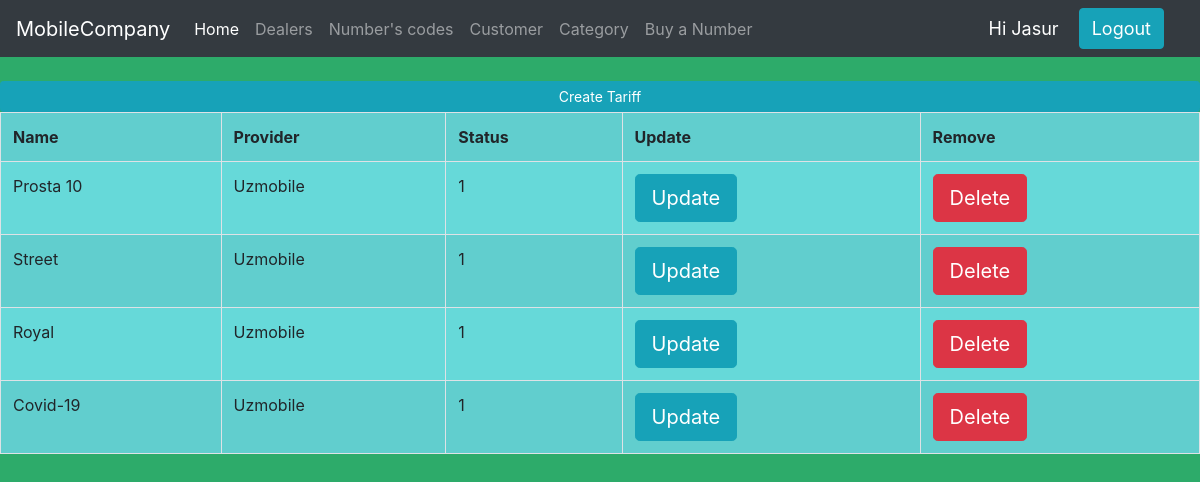
Page /tariff/2 (signed in) on the committed database.
### mobile_company/models.py (models this page shows, shortened)
class Tarif(models.Model):
    name = models.CharField(max_length=100, null=True)
    tarifprovider = models.ForeignKey(Providers, null=True, on_delete=models.SET_NULL)
    status = models.IntegerField(null=True)

class Providers(models.Model):
    name = models.CharField(max_length=100, null=True)
    description = models.CharField(max_length=100, null=True)
    startyear = models.CharField(max_length=100, null=True)
    status = models.IntegerField(null=True)
    def __str__(self):
        return self.name

### mobile_company/decorators.py (the view)
        def wrapper(request, *args, **kwargs):
            group = None
            if request.user.groups.exists():
                group = request.user.groups.all()[0].name
            if group in allowed_users:
                return func(request, *args, **kwargs)
            else:
                return HttpResponse('Error')

### mobile_company/views.py (called while the page is built)
@allowed_users(allowed_users=['admin', 'manager'])
def tariff(request, pk):
    providers = Providers.objects.get(id=pk)
    tariff = Tarif.objects.filter(tarifprovider=providers)
    return render(request, 'mobile_company/tariff.html', {'tariff': tariff, 'providers': providers})

### mobile_company/templates/mobile_company/tariff.html
{% extends 'mobile_company/main.html' %}
{% block content %}
    <br>
    <div>
        <div>
            <div>
            <a class="btn btn-primary btn-sm btn-block btn-info" href="{% url 'TariffCreate' providers.id %}"> Create Tariff
            </a>
                <table class="table table-striped table-bordered table-hover">
                    <tr>
                        <th> Name </th>
                        <th> Provider </th>
                        <th> Status </th>
                        <th> Update </th>
                        <th> Remove </th>
                    </tr>
                    {% for i in tariff %}
                        <tr>
                            <td>{{ i.name }}</td>
                            <td>{{ i.tarifprovider }}</td>
                            <td>{{ i.status }}</td>
                            <td><a class="btn btn-primary btn-lg btn-info" href="{% url 'TariffUpdate' i.id %}"> Update</a></td>
                            <td><a class="btn btn-primary btn-lg btn-danger" href="{% url 'TariffDelete' i.id %}">Delete</a></td>
                        </tr>
                    {% endfor %}
                </table>
            </div>
        </div>
    </div>
{% endblock %}

### mobile_company/templates/mobile_company/navbar.html (shortened to what this page needs)
<nav class="navbar navbar-expand-lg navbar-dark bg-dark">
  <a class="navbar-brand" href=""> MobileCompany </a>
  <div class="collapse navbar-collapse" id="navbarNav">
    <ul class="navbar-nav">
      <li class="nav-item active">
        <a class="nav-link" href="{% url 'home' %}">Home</a>
      </li>
      <li class="nav-item">
        <a class="nav-link" href="{% url 'dealers' %}"> Dealers </a>
      </li>
        <li class="nav-item">
        <a class="nav-link" href="{% url 'NumberCode' %}"> Number's codes </a>
      </li>
      <li class="nav-item">
        <a class="nav-link" href="{% url 'customer' %}"> Customer </a>
      </li>
        <li class="nav-item">
        <a class="nav-link" href="{% url 'category' %}"> Category </a>
      </li>
        <li class="nav-item">
        <a class="nav-link" href="{% url 'UserPage' %}"> Buy a Number </a>
      </li>
      </ul>
  </div>
    <span id="hello">Hi {{ request.user }}</span>
    <span><a id="hello" href="{% url 'logout' %}" class="btn btn-primary btn-info"> Logout </a></span>
</nav>

### mobile_company/templates/mobile_company/main.html (style rules this page uses)
body { background-color: #2dab6a; }
table { background-color: #66d9d9; }

### mobile_company/templates/mobile_company/navbar.html (style rules this page uses)
#hello { font-size: 18px; color: white; margin-right: 20px; }

### rows in the picture
Tarif: name "Prosta 10", tarifprovider "Uzmobile", status "1"
Tarif: name "Street", tarifprovider "Uzmobile", status "1"
Tarif: name "Royal", tarifprovider "Uzmobile", status "1"
Tarif: name "Covid-19", tarifprovider "Uzmobile", status "1"

### other values in the picture
{{ request.user }} "Jasur"
